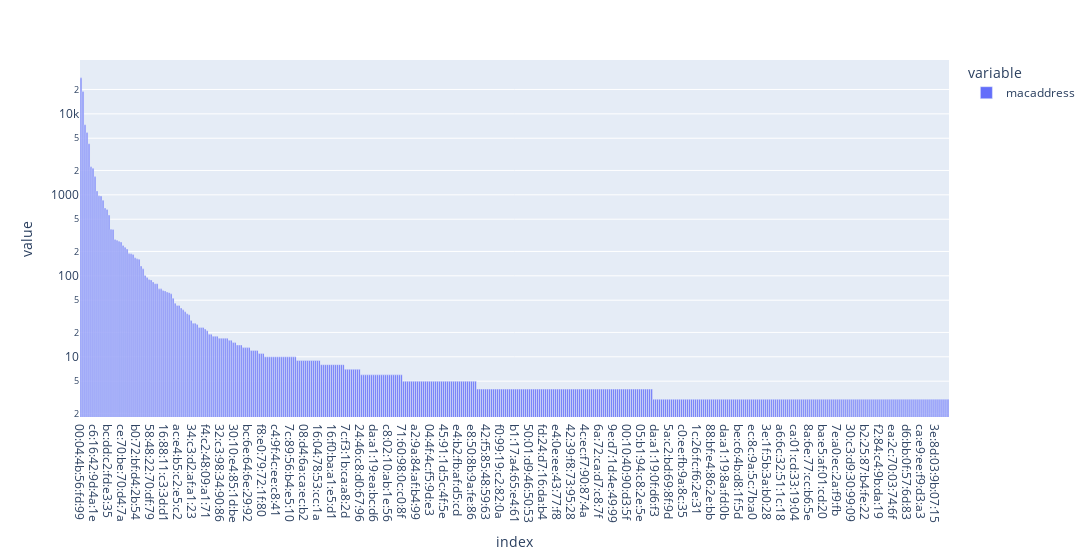

Notebook code cell kept with this figure:
### Code cell
cnts = data.macaddress.value_counts()
cnts = cnts[cnts > 2]
px.bar(cnts, log_y=True, width=1500)

### Figure 1 — Plotly figure (JSON) as saved in the notebook; plotly's stock layout.template omitted (floating-point values rounded to 4 significant figures; data arrays with more than 128 entries replaced by an {"elided": "..."} marker saying what was removed)
{"data": [{"alignmentgroup": "True", "hovertemplate": "variable=macaddress<br>index=%{x}<br>value=%{y}<extra></extra>", "legendgroup": "macaddress", "marker": {"color": "#636efa"}, "name": "macaddress", "offsetgroup": "macaddress", "orientation": "v", "showlegend": true, "textposition": "auto", "type": "bar", "x": {"elided": "434 str values"}, "xaxis": "x", "y": {"elided": "434 int values"}, "yaxis": "y"}], "layout": {"barmode": "relative", "legend": {"title": {"text": "variable"}, "tracegroupgap": 0}, "margin": {"t": 60}, "width": 1500, "xaxis": {"anchor": "y", "domain": [0, 1], "title": {"text": "index"}}, "yaxis": {"anchor": "x", "domain": [0, 1], "title": {"text": "value"}, "type": "log"}}}
